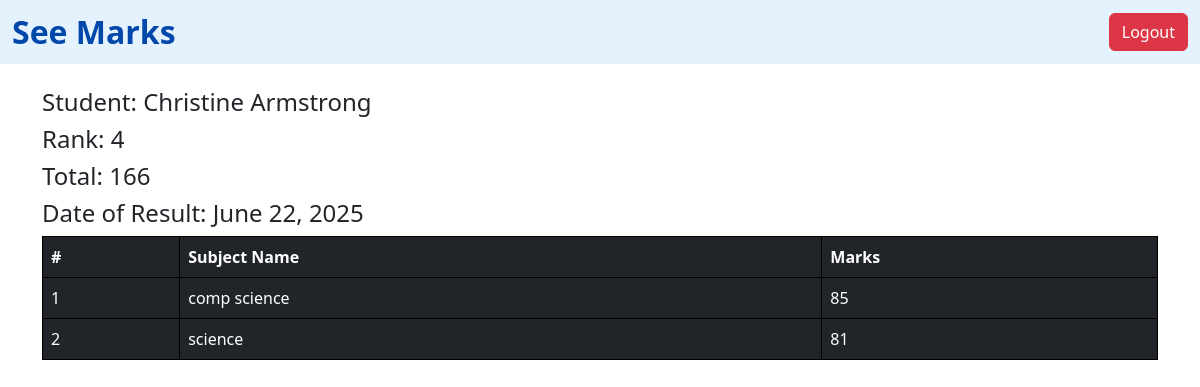
Page /see_marks/61/ on the committed database.
### vege/models.py (models this page shows, shortened)
class Student(models.Model):
    student_name = models.CharField(max_length=100)
    student_id = models.OneToOneField(StudentID, related_name="studentid", on_delete=models.CASCADE)
    student_email = models.EmailField(unique=True)
    department = models.ForeignKey(Department, on_delete=models.CASCADE)
    student_age = models.IntegerField(default=18)
    student_address = models.TextField(default = 100)
    is_active = models.BooleanField(default=True)
    class Meta:
        ordering = ['student_name']
        verbose_name = "student"

class ReportCard(models.Model):
    student = models.ForeignKey(Student, on_delete=models.CASCADE)
    student_rank = models.IntegerField()
    date_of_report_card_generation = models.DateField(auto_now_add=True)
    class Meta:
        unique_together = ['student_rank', 'date_of_report_card_generation']

class SubjectMarks(models.Model):
    student = models.ForeignKey(Student, related_name="studentmarks", on_delete=models.CASCADE)
    subject = models.ForeignKey(Subjects, on_delete=models.CASCADE)
    marks = models.IntegerField()
    class Meta:
        unique_together = ['student' , 'subject']

class Subjects(models.Model):
    subject_name = models.CharField(max_length = 100)

### vege/views.py (the view)
# urls.py: path('see_marks/<int:student_id>/', see_marks, name='see_marks'),
def see_marks(request, student_id):
    try:
        student = Student.objects.get(student_id__id=student_id)
        queryset = SubjectMarks.objects.filter(student=student)
        total_marks = queryset.aggregate(total_marks=Sum('marks'))
        report_card = ReportCard.objects.filter(student=student).first()
    except Student.DoesNotExist:
        student = None
        queryset = []
        total_marks = {'total_marks': 0}
        report_card = None
    return render(request, 'report/see_marks.html', {
        'student': student,
        'queryset': queryset,
        'total_marks': total_marks,
        'report_card': report_card,
    })

### vege/templates/report/see_marks.html
{% extends "base.html" %}
{% block start %}
<nav class="navbar navbar-expand-lg" style="background-color: #e3f2fd;">
    <div class="container-fluid">
        <span class="navbar-brand mb-0 h1 fw-bold" style="font-size: 2rem; color: #0047ab;">See Marks</span>
        <div class="d-flex">
            <a href="{% url 'logout' %}" class="btn btn-danger">Logout</a>
        </div>
    </div>
</nav>
<div class="container mt-4">
    <h4>Student: {{ student.student_name }}</h4>
{% if report_card %}
    <h4>Rank: {{ report_card.student_rank }}</h4>
{% else %}
    <h4 class="text-danger">Rank: Not Available</h4>
{% endif %}
<h4>Total: {{ total_marks.total_marks }}</h4>
<h4>Date of Result: {{ report_card.date_of_report_card_generation }}</h4>
    <table class="table table-dark">
        <thead>
            <tr>
                <th>#</th>
                <th>Subject Name</th>
                <th>Marks</th>
            </tr>
        </thead>
        <tbody>
            {% for marks in queryset %}
            <tr>
                <td>{{ forloop.counter }}</td>
                <td>{{ marks.subject.subject_name }}</td>
                <td>{{ marks.marks }}</td>
            </tr>
            {% empty %}
            <tr>
                <td colspan="3" class="text-center">No marks found.</td>
            </tr>
            {% endfor %}
        </tbody>
    </table>
</div>
{% endblock %}

### core/templates/base.html (style rules this page uses)
table, th, td { border: 1px solid black; }

### rows in the picture
Student: student_name "Christine Armstrong"
ReportCard: student_rank "4", date_of_report_card_generation "June 22, 2025"
SubjectMarks: subject.subject_name "comp science", marks "85"
SubjectMarks: subject.subject_name "science", marks "81"

### other values in the picture
{{ total_marks.total_marks }} "166"
